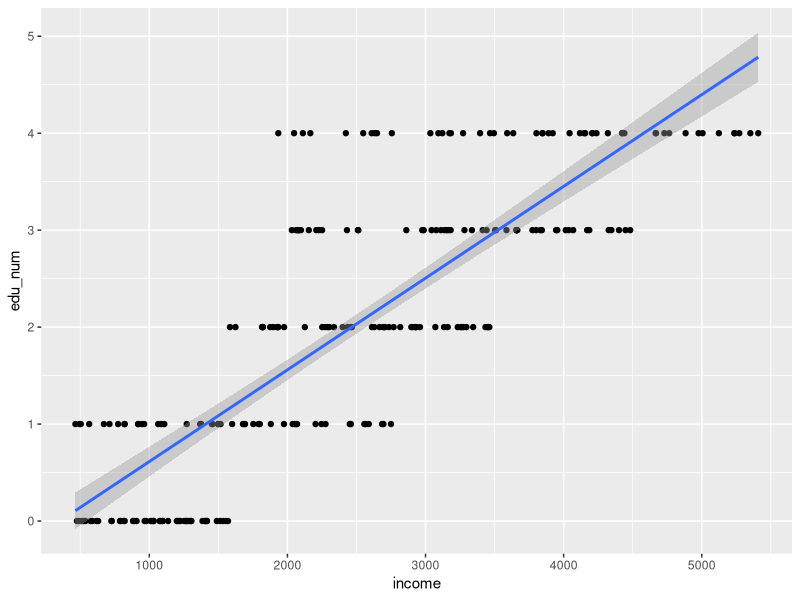
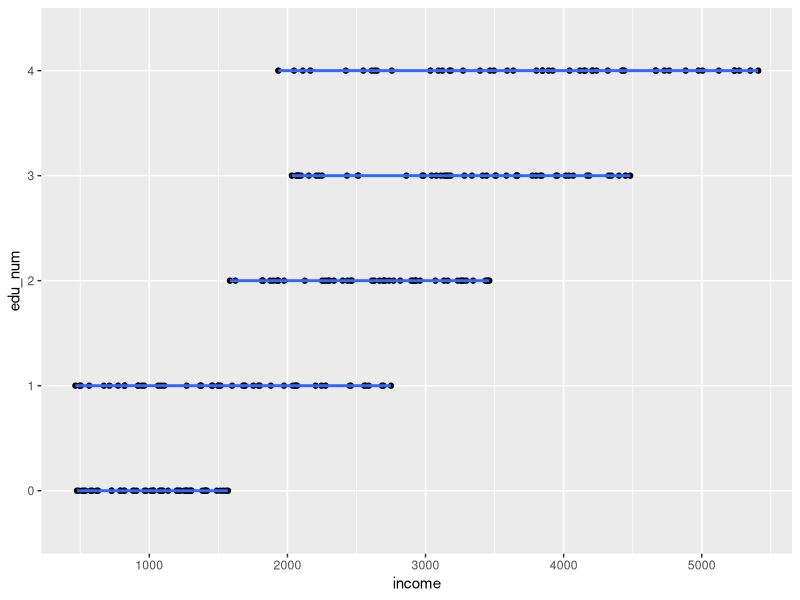

The R script that drew these images, in order:
## ---- chunk 1
library(readxl)
library(ggplot2)
incomeEducation <- read_excel("Dateien von Canvas/incomeEducation.xls")
## ---- chunk 2
lminc <- lm(income~education,data=incomeEducation)
summary(lminc)
## ---- chunk 3
ftable(incomeEducation$education)
incomeEducation$education <- as.factor(incomeEducation$education)
incomeEducation$education <- relevel(incomeEducation$education,ref = "None")

## ---- chunk 4
lminc <- lm(income~education,data=incomeEducation)
summary(lminc)
## ---- chunk 5
lminc <- lm(income~edu_num,data=incomeEducation)
summary(lminc)
ggplot(data=incomeEducation,aes(income,edu_num))+
  geom_point() +
  geom_smooth(method='lm',formula=y~x)
## ---- chunk 6
incomeEducation$edu_num <- as.factor(incomeEducation$edu_num)
lminc <- lm(income~edu_num,data=incomeEducation)
summary(lminc)
ggplot(data=incomeEducation,aes(income,edu_num))+
  geom_point() +
  geom_smooth(method='lm',formula=y~x)
